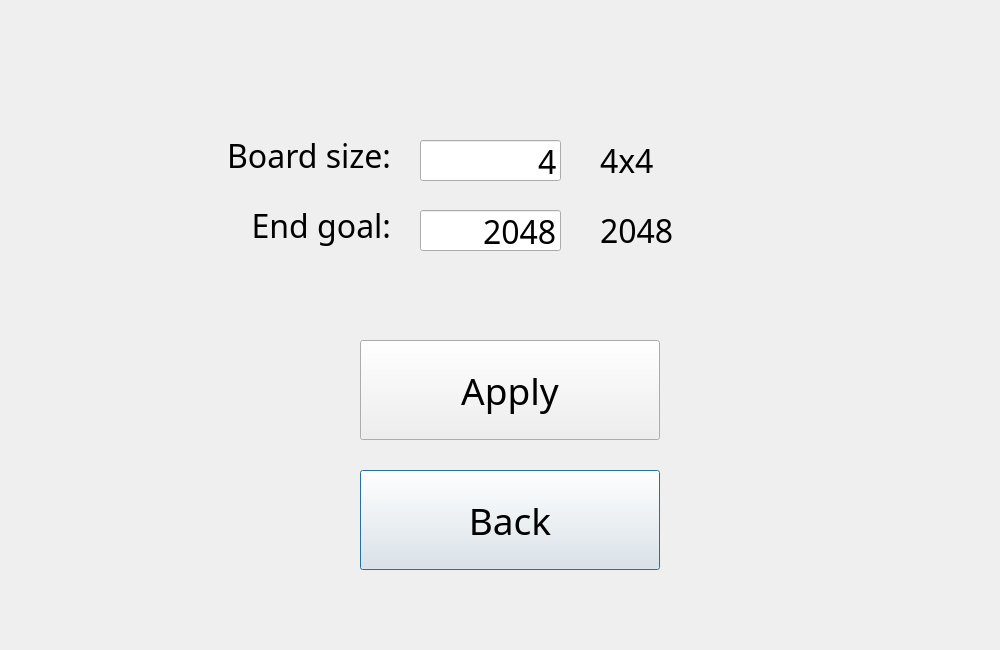
<?xml version="1.0" encoding="UTF-8"?>
<ui version="4.0">
 <class>OptionsWindow</class>
 <widget class="QDialog" name="OptionsWindow">
  <property name="windowModality">
   <enum>Qt::WindowModal</enum>
  </property>
  <property name="geometry">
   <rect>
    <x>0</x>
    <y>0</y>
    <width>1000</width>
    <height>650</height>
   </rect>
  </property>
  <property name="windowTitle">
   <string>2048 - Options</string>
  </property>
  <widget class="QPushButton" name="backToMenu">
   <property name="geometry">
    <rect>
     <x>360</x>
     <y>470</y>
     <width>300</width>
     <height>100</height>
    </rect>
   </property>
   <property name="sizePolicy">
    <sizepolicy hsizetype="Preferred" vsizetype="Preferred">
     <horstretch>0</horstretch>
     <verstretch>0</verstretch>
    </sizepolicy>
   </property>
   <property name="font">
    <font>
     <family>Bahnschrift Light SemiCondensed</family>
     <pointsize>28</pointsize>
    </font>
   </property>
   <property name="text">
    <string>Back</string>
   </property>
  </widget>
  <widget class="QLabel" name="label">
   <property name="geometry">
    <rect>
     <x>230</x>
     <y>120</y>
     <width>161</width>
     <height>71</height>
    </rect>
   </property>
   <property name="font">
    <font>
     <family>Bahnschrift Light SemiCondensed</family>
     <pointsize>24</pointsize>
    </font>
   </property>
   <property name="text">
    <string>Board size:</string>
   </property>
   <property name="alignment">
    <set>Qt::AlignRight|Qt::AlignTrailing|Qt::AlignVCenter</set>
   </property>
  </widget>
  <widget class="QLineEdit" name="boardSize">
   <property name="geometry">
    <rect>
     <x>420</x>
     <y>140</y>
     <width>141</width>
     <height>41</height>
    </rect>
   </property>
   <property name="font">
    <font>
     <family>Bahnschrift Light SemiCondensed</family>
     <pointsize>24</pointsize>
    </font>
   </property>
   <property name="text">
    <string>4</string>
   </property>
   <property name="alignment">
    <set>Qt::AlignRight|Qt::AlignTrailing|Qt::AlignVCenter</set>
   </property>
  </widget>
  <widget class="QPushButton" name="applyButton">
   <property name="geometry">
    <rect>
     <x>360</x>
     <y>340</y>
     <width>300</width>
     <height>100</height>
    </rect>
   </property>
   <property name="sizePolicy">
    <sizepolicy hsizetype="Preferred" vsizetype="Preferred">
     <horstretch>0</horstretch>
     <verstretch>0</verstretch>
    </sizepolicy>
   </property>
   <property name="font">
    <font>
     <family>Bahnschrift Light SemiCondensed</family>
     <pointsize>28</pointsize>
    </font>
   </property>
   <property name="text">
    <string>Apply</string>
   </property>
  </widget>
  <widget class="QLabel" name="sizeLabel">
   <property name="geometry">
    <rect>
     <x>600</x>
     <y>140</y>
     <width>141</width>
     <height>41</height>
    </rect>
   </property>
   <property name="font">
    <font>
     <family>Bahnschrift Light SemiCondensed</family>
     <pointsize>24</pointsize>
    </font>
   </property>
   <property name="text">
    <string>4x4</string>
   </property>
   <property name="alignment">
    <set>Qt::AlignLeading|Qt::AlignLeft|Qt::AlignVCenter</set>
   </property>
  </widget>
  <widget class="QLabel" name="label_2">
   <property name="geometry">
    <rect>
     <x>230</x>
     <y>190</y>
     <width>161</width>
     <height>71</height>
    </rect>
   </property>
   <property name="font">
    <font>
     <family>Bahnschrift Light SemiCondensed</family>
     <pointsize>24</pointsize>
    </font>
   </property>
   <property name="text">
    <string>End goal:</string>
   </property>
   <property name="alignment">
    <set>Qt::AlignRight|Qt::AlignTrailing|Qt::AlignVCenter</set>
   </property>
  </widget>
  <widget class="QLineEdit" name="endGoal">
   <property name="geometry">
    <rect>
     <x>420</x>
     <y>210</y>
     <width>141</width>
     <height>41</height>
    </rect>
   </property>
   <property name="font">
    <font>
     <family>Bahnschrift Light SemiCondensed</family>
     <pointsize>24</pointsize>
    </font>
   </property>
   <property name="text">
    <string>2048</string>
   </property>
   <property name="alignment">
    <set>Qt::AlignRight|Qt::AlignTrailing|Qt::AlignVCenter</set>
   </property>
  </widget>
  <widget class="QLabel" name="goalLabel">
   <property name="geometry">
    <rect>
     <x>600</x>
     <y>210</y>
     <width>141</width>
     <height>41</height>
    </rect>
   </property>
   <property name="font">
    <font>
     <family>Bahnschrift Light SemiCondensed</family>
     <pointsize>24</pointsize>
    </font>
   </property>
   <property name="text">
    <string>2048</string>
   </property>
   <property name="alignment">
    <set>Qt::AlignLeading|Qt::AlignLeft|Qt::AlignVCenter</set>
   </property>
  </widget>
 </widget>
 <tabstops>
  <tabstop>boardSize</tabstop>
  <tabstop>applyButton</tabstop>
  <tabstop>backToMenu</tabstop>
 </tabstops>
 <resources/>
 <connections/>
</ui>
